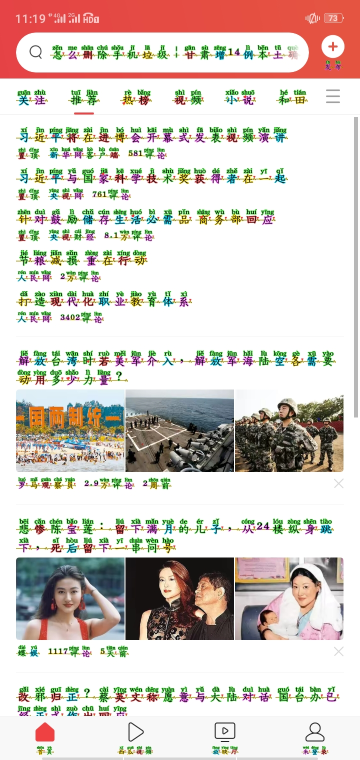
#> input picture card_detection_data_final_edition/jinritoutiao_feed/picture/22_jinritoutiao_20211110_b27_1.jpg, 720 x 1520 px (shown at 1/2 size)
$ python test_toutiao_interface.py
#> lines starting #> are read from the running program, lines starting #| are printed output that depends on the picture
import cv2

if __name__ == '__main__':
    image_path = 'card_detection_data_final_edition/jinritoutiao_feed/picture/22_jinritoutiao_20211110_b27_1.jpg'
    image = cv2.imread(image_path)
#> image is the input picture: shape (1520, 720, 3); mean B, G, R 200.2, 207.2, 215
    print('before image:', image.shape)
#| before image: (1520, 720, 3)
    out = image.transpose((2, 1, 0))[::-1]
    print('after image:', out.shape)
#| after image: (3, 720, 1520)
    # BGR
    # RGB
    # img_array = np.fromstring(img_b64decode,np.uint8) # 转换np序列
    # image=cv2.imdecode(img_array,cv2.COLOR_BGR2RGB)  # 转换Opencv格式
    # print('before image.shape:', image.shape)   # (1520, 720, 3)
    ori_image = image
    h = image.shape[0]
#> h = 1520
    w = image.shape[1]
#> w = 720
    hf = 480
    wf = 640
    hn = hf
    wn = int(w / h * hn)
#> wn = 227

    wp = int((wf - wn) / 2)
#> wp = 206
    wp_l = wp
#> wp_l = 206
    wp_r = wp
#> wp_r = 206
    if wp * 2 + wn < wf:
        wp_l = wp + 1
#> wp_l = 207
    if wp_l + wp_r + wn != wf:
        print(image.shape, image_path)
    image = cv2.resize(image, (wn, hn))
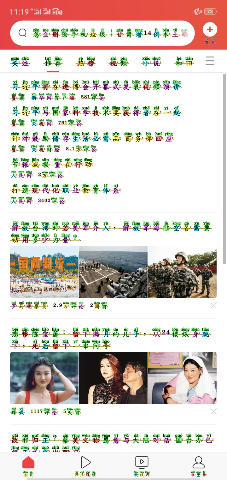
#> image: shape (480, 227, 3); mean B, G, R 199.8, 207, 214.7
    print('image.shape:', image.shape)  # (480, 227, 3)
#| image.shape: (480, 227, 3)
    print('left=' + str(wp_l) + 'right=' + str(wp_r))
#| left=207right=206
    border = cv2.copyMakeBorder(
        image,
        top=0,
        bottom=0,
        left=wp_l,
        right=wp_r,
        borderType=cv2.BORDER_CONSTANT,
        value=[0, 0, 0]
    )
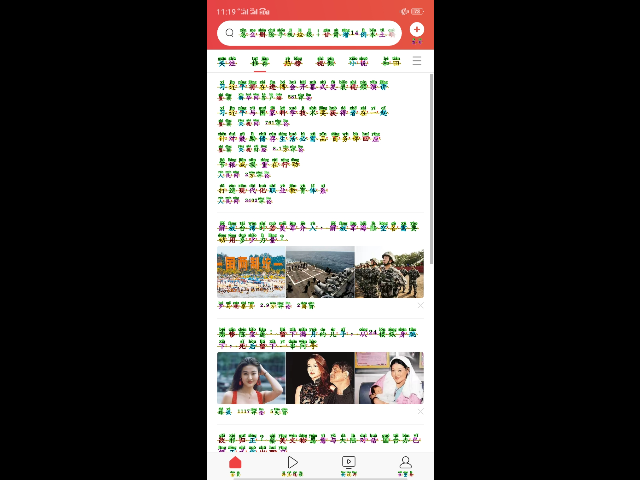
#> border: shape (480, 640, 3); mean B, G, R 70.9, 73.4, 76.1
    # return ori_image, border, wp_l, h / hn

$ run again, with card_detection_data_final_edition/jinritoutiao_feed/picture/RedmiK40_1_jinritoutiao_20211027_b5_13.jpg copied over card_detection_data_final_edition/jinritoutiao_feed/picture/22_jinritoutiao_20211110_b27_1.jpg
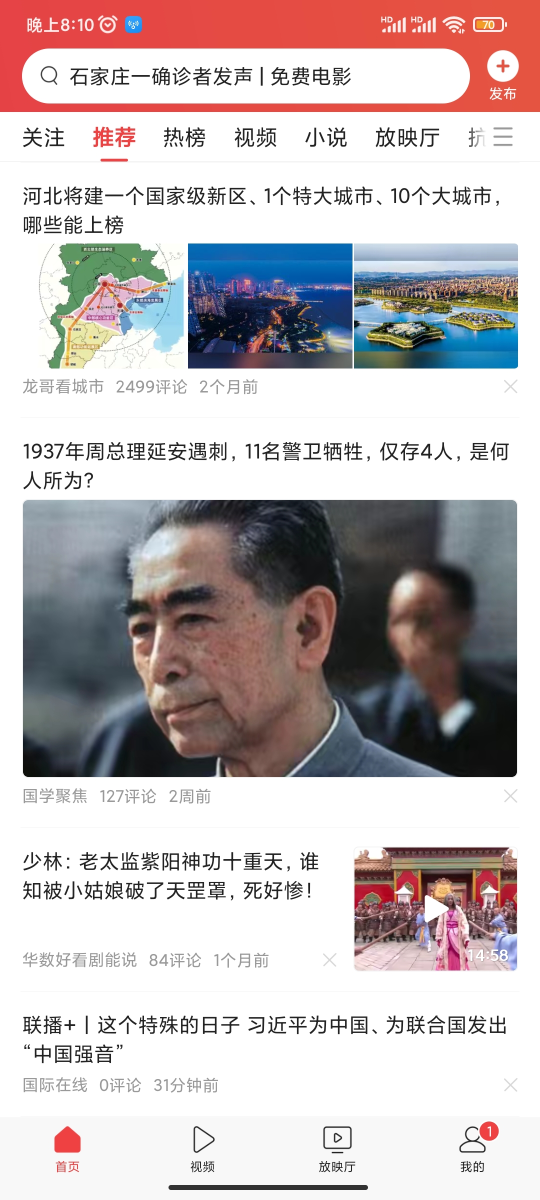
#> input picture card_detection_data_final_edition/jinritoutiao_feed/picture/RedmiK40_1_jinritoutiao_20211027_b5_13.jpg, 1080 x 2400 px (shown at 1/2 size)
#> image is the input picture: shape (2400, 1080, 3); mean B, G, R 188.7, 187.5, 195.8
#| before image: (2400, 1080, 3)
#| after image: (3, 1080, 2400)
#> `image = cv2.resize(image, (wn, hn))`:
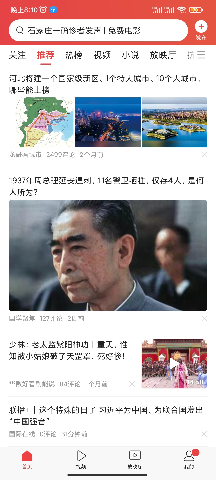
#> image: shape (480, 216, 3); mean B, G, R 188.7, 187.5, 195.9
#| image.shape: (480, 216, 3)
#| left=212right=212
#> `border = cv2.copyMakeBorder( image, top=0, bottom=0, left=wp_l, right=..`:
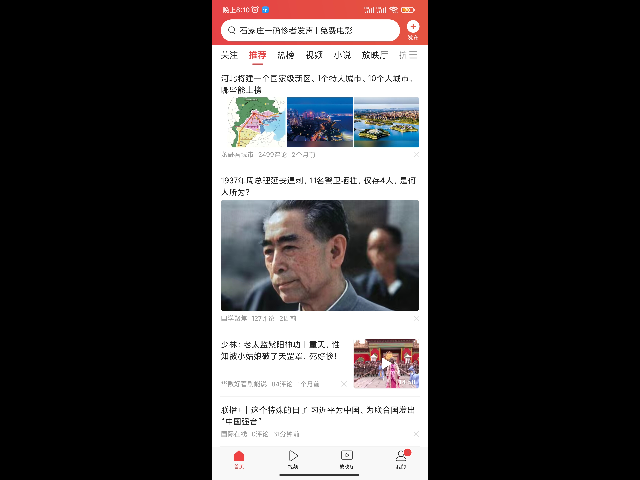
#> border: shape (480, 640, 3); mean B, G, R 63.7, 63.3, 66.1

$ run again, with card_detection_data_final_edition/jinritoutiao_feed/picture/abudukadierjiang_oppoa11_jinritoutiao_20211115_b31_28.jpg copied over card_detection_data_final_edition/jinritoutiao_feed/picture/22_jinritoutiao_20211110_b27_1.jpg
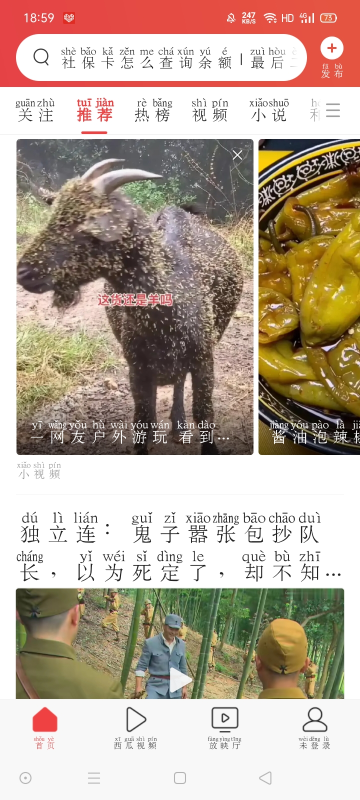
#> input picture card_detection_data_final_edition/jinritoutiao_feed/picture/abudukadierjiang_oppoa11_jinritoutiao_20211115_b31_28.jpg, 720 x 1600 px (shown at 1/2 size)
#> image is the input picture: shape (1600, 720, 3); mean B, G, R 155.3, 170.3, 185.9
#| before image: (1600, 720, 3)
#| after image: (3, 720, 1600)
#> `image = cv2.resize(image, (wn, hn))`:
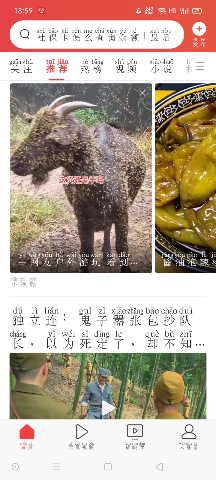
#> image: shape (480, 216, 3); mean B, G, R 155.4, 170.4, 185.9
#| image.shape: (480, 216, 3)
#| left=212right=212
#> `border = cv2.copyMakeBorder( image, top=0, bottom=0, left=wp_l, right=..`:
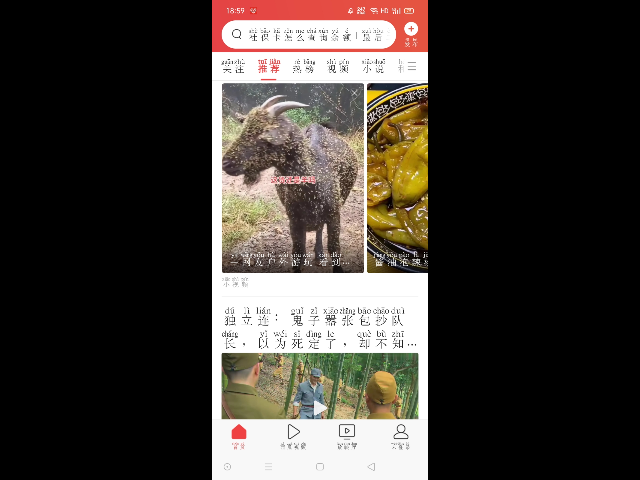
#> border: shape (480, 640, 3); mean B, G, R 52.5, 57.5, 62.7
